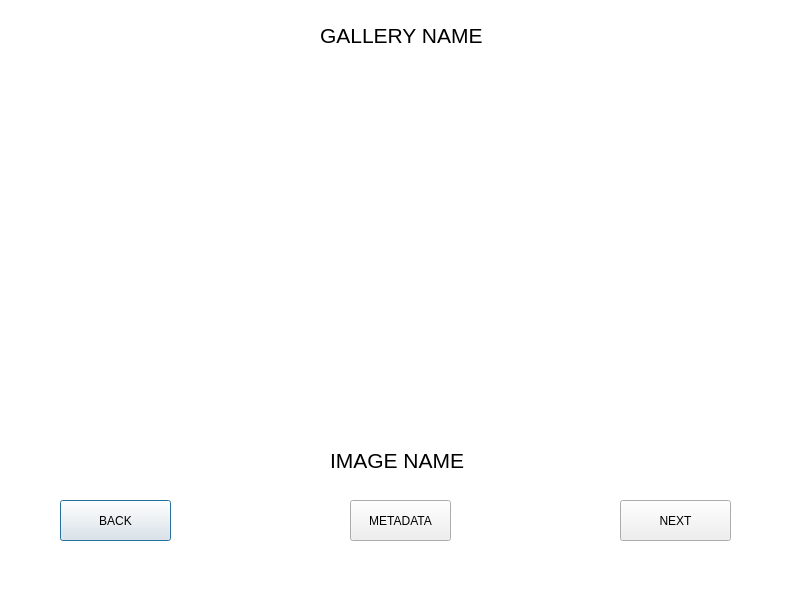
<?xml version="1.0" encoding="UTF-8"?>
<ui version="4.0">
 <class>GaleryDialog</class>
 <widget class="QDialog" name="GaleryDialog">
  <property name="geometry">
   <rect>
    <x>0</x>
    <y>0</y>
    <width>800</width>
    <height>600</height>
   </rect>
  </property>
  <property name="windowTitle">
   <string>Galeries</string>
  </property>
  <property name="styleSheet">
   <string notr="true">QDialog#GaleryDialog{
background: white
}</string>
  </property>
  <widget class="QPushButton" name="pushButton">
   <property name="geometry">
    <rect>
     <x>60</x>
     <y>500</y>
     <width>111</width>
     <height>41</height>
    </rect>
   </property>
   <property name="text">
    <string>BACK</string>
   </property>
  </widget>
  <widget class="QPushButton" name="pushButton_2">
   <property name="geometry">
    <rect>
     <x>350</x>
     <y>500</y>
     <width>101</width>
     <height>41</height>
    </rect>
   </property>
   <property name="text">
    <string>METADATA</string>
   </property>
  </widget>
  <widget class="QPushButton" name="pushButton_3">
   <property name="geometry">
    <rect>
     <x>620</x>
     <y>500</y>
     <width>111</width>
     <height>41</height>
    </rect>
   </property>
   <property name="text">
    <string>NEXT</string>
   </property>
  </widget>
  <widget class="QLabel" name="label">
   <property name="geometry">
    <rect>
     <x>330</x>
     <y>450</y>
     <width>141</width>
     <height>21</height>
    </rect>
   </property>
   <property name="font">
    <font>
     <pointsize>16</pointsize>
    </font>
   </property>
   <property name="text">
    <string>IMAGE NAME</string>
   </property>
  </widget>
  <widget class="QLabel" name="label_2">
   <property name="geometry">
    <rect>
     <x>320</x>
     <y>20</y>
     <width>171</width>
     <height>31</height>
    </rect>
   </property>
   <property name="font">
    <font>
     <pointsize>16</pointsize>
    </font>
   </property>
   <property name="text">
    <string>GALLERY NAME</string>
   </property>
  </widget>
  <widget class="QLabel" name="label_galeryImg">
   <property name="geometry">
    <rect>
     <x>160</x>
     <y>70</y>
     <width>491</width>
     <height>361</height>
    </rect>
   </property>
   <property name="text">
    <string/>
   </property>
  </widget>
 </widget>
 <resources/>
 <connections/>
</ui>
